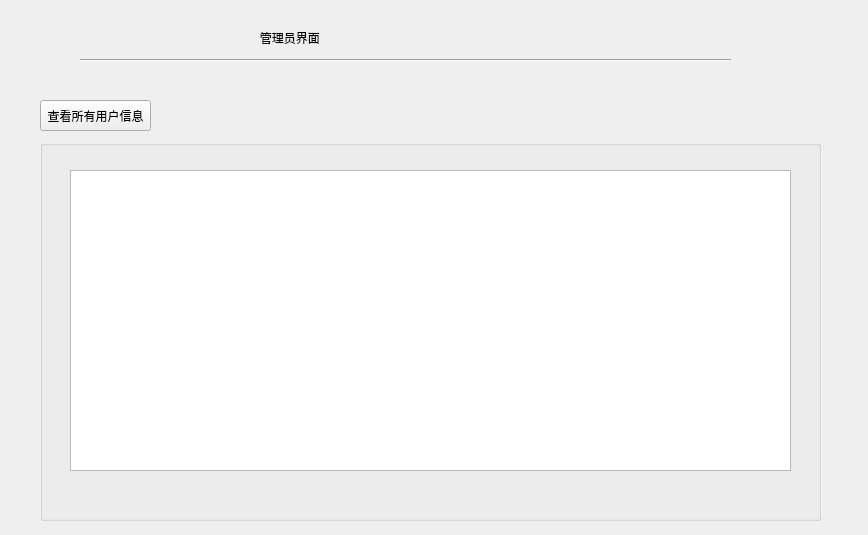
<?xml version="1.0" encoding="UTF-8"?>
<ui version="4.0">
 <class>adin</class>
 <widget class="QWidget" name="adin">
  <property name="geometry">
   <rect>
    <x>0</x>
    <y>0</y>
    <width>868</width>
    <height>535</height>
   </rect>
  </property>
  <property name="windowTitle">
   <string>Form</string>
  </property>
  <widget class="QPushButton" name="pushButton">
   <property name="geometry">
    <rect>
     <x>40</x>
     <y>100</y>
     <width>111</width>
     <height>31</height>
    </rect>
   </property>
   <property name="text">
    <string>查看所有用户信息</string>
   </property>
  </widget>
  <widget class="QGroupBox" name="groupBox">
   <property name="geometry">
    <rect>
     <x>40</x>
     <y>140</y>
     <width>781</width>
     <height>381</height>
    </rect>
   </property>
   <property name="title">
    <string/>
   </property>
   <widget class="QTableWidget" name="tableWidget">
    <property name="geometry">
     <rect>
      <x>30</x>
      <y>30</y>
      <width>721</width>
      <height>301</height>
     </rect>
    </property>
   </widget>
  </widget>
  <widget class="Line" name="line">
   <property name="geometry">
    <rect>
     <x>80</x>
     <y>50</y>
     <width>651</width>
     <height>20</height>
    </rect>
   </property>
   <property name="orientation">
    <enum>Qt::Horizontal</enum>
   </property>
  </widget>
  <widget class="QLabel" name="label">
   <property name="geometry">
    <rect>
     <x>220</x>
     <y>30</y>
     <width>311</width>
     <height>16</height>
    </rect>
   </property>
   <property name="text">
    <string>            管理员界面</string>
   </property>
  </widget>
 </widget>
 <resources/>
 <connections/>
</ui>
